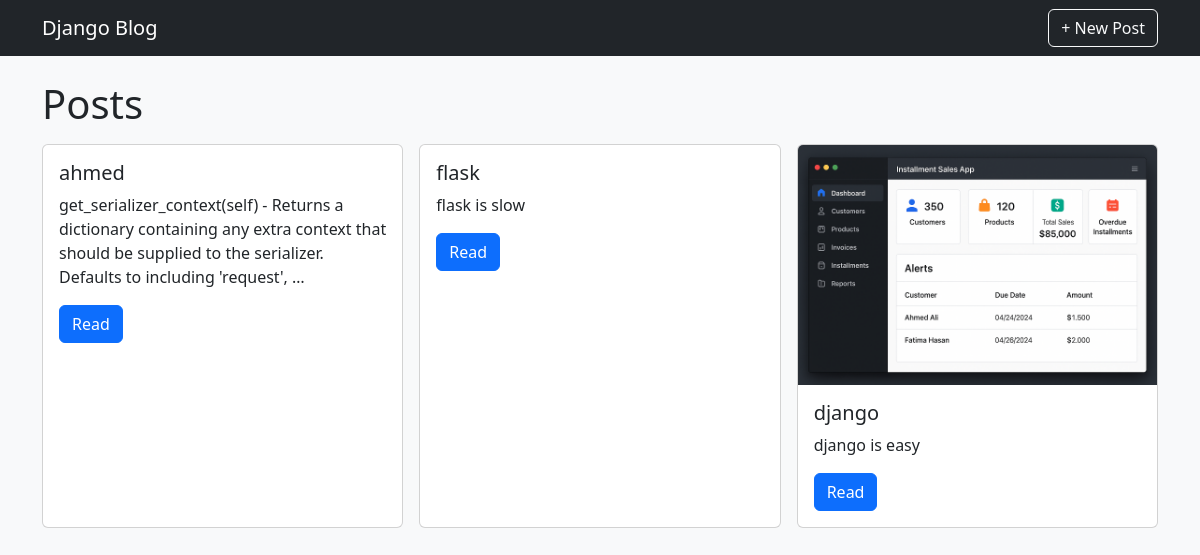
The page / on the database its author committed.
### blog/models.py (models this page shows, shortened)
class Post(models.Model):
    title = models.CharField(max_length=200)
    description = models.TextField()
    image = models.ImageField(upload_to='posts/', blank=True, null=True)
    created_at = models.DateTimeField(auto_now_add=True)

### blog/views.py (the view)
# urls.py: path('', views.post_list, name='post_list'),
def post_list(request):
    posts = Post.objects.order_by('-created_at')
    return render(request, 'blog/post_list.html', {'posts': posts})

### blog/templates/blog/post_list.html (shortened to what this page needs)
{% extends 'blog/base.html' %}
{% block content %}
<h1 class="mb-3">Posts</h1>
<div class="row g-3">
  {% for post in posts %}
  <div class="col-md-4">
    <div class="card h-100">
      {% if post.image %}
      <img src="{{ post.image.url }}" class="card-img-top" alt="{{ post.title }}">
      {% endif %}
      <div class="card-body">
        <h5 class="card-title">{{ post.title }}</h5>
        <p class="card-text">{{ post.description|truncatewords:20 }}</p>
        <a href="{% url 'post_detail' post.pk %}" class="btn btn-primary">Read</a>
      </div>
    </div>
  </div>
  {% empty %}
  <p>No posts yet. <a href="{% url 'post_create' %}">Create one</a>.</p>
  {% endfor %}
</div>
{% endblock %}

### blog/templates/blog/base.html (shortened to what this page needs)
<!doctype html>
<html>
<head>
  <link rel="stylesheet" href="https://cdn.jsdelivr.net/npm/bootstrap@5.3.3/dist/css/bootstrap.min.css">
</head>
<body class="bg-light">
<nav class="navbar navbar-expand-lg navbar-dark bg-dark mb-4">
  <div class="container">
    <a class="navbar-brand" href="{% url 'post_list' %}">Django Blog</a>
    <a class="btn btn-outline-light" href="{% url 'post_create' %}">+ New Post</a>
  </div>
</nav>
<main class="container">
  {% block content %}
  {% endblock %}
</main>
</body>
</html>

### rows shown on the page
Post: title "ahmed", description "get_serializer_context(self) - Returns a dictionary containing any extra context that should be supplied to the serializer. Defaults to including 'request', …"
Post: title "flask", description "flask is slow"
Post: image (picture), title "django", description "django is easy"
